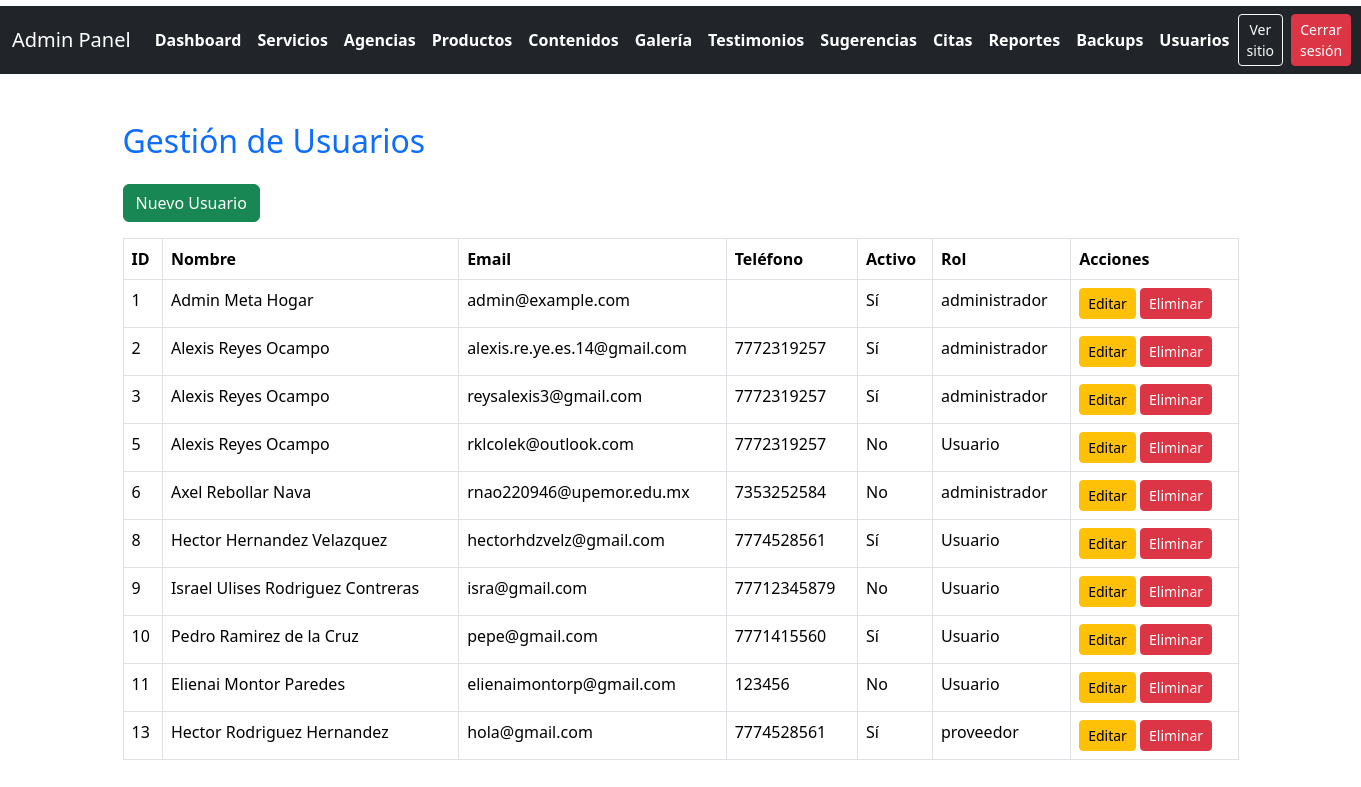
Screenshot of /public/admin/usuarios.php (signed in) with the database file from the repository.
### tables this page shows
CREATE TABLE `usuario` (
  `idUsuario` int(11) NOT NULL,
  `Nombre` varchar(60) NOT NULL,
  `ApellidoP` varchar(60) NOT NULL,
  `ApellidoM` varchar(60) NOT NULL,
  `Email` varchar(100) NOT NULL,
  `PasswordHash` varchar(255) NOT NULL,
  `Telefono` varchar(25) NOT NULL,
  `FechaRegistro` datetime NOT NULL DEFAULT current_timestamp(),
  `Activo` tinyint(1) NOT NULL DEFAULT 1,
  `Tipo` varchar(45) NOT NULL,
  `FechaActualizacion` datetime DEFAULT NULL,
  `IntentosFallidos` int(11) NOT NULL DEFAULT 0,
  `BloqueadoHasta` datetime DEFAULT NULL,
  `PasswordResetToken` varchar(64) DEFAULT NULL,
  `PasswordResetExpires` datetime DEFAULT NULL
);

CREATE TABLE `rol` (
  `idRol` int(11) NOT NULL,
  `Nombre` varchar(45) NOT NULL,
  `Descripcion` varchar(255) NOT NULL
);

### app/models/Usuario.php (called while the page is built, shortened)
<?php
class Usuario {
    public static function getAll($pdo) {
        $sql = 'SELECT u.*, r.Nombre AS Rol FROM Usuario u
                LEFT JOIN UsuarioRol ur ON u.idUsuario = ur.Usuario_idUsuario
                LEFT JOIN Rol r ON ur.Rol_idRol = r.idRol';
        $stmt = $pdo->query($sql);
        return $stmt->fetchAll();
    }
}
?>

### public/admin/usuarios.php (the view, shortened to what this page needs)
<?php
require_once '../../app/config/db.php';
require_once '../../app/models/Usuario.php';
$usuarios = Usuario::getAll($pdo);
?>
<!DOCTYPE html>
<html lang="es">
<head>
    <link rel="stylesheet" href="../assets/css/style.css">
    <link href="https://cdn.jsdelivr.net/npm/bootstrap@5.3.2/dist/css/bootstrap.min.css" rel="stylesheet">
</head>
<body>
<?php include __DIR__ . '/partials/admin_nav.php'; ?>
    <div class="container py-5">
        <h2 class="text-primary mb-4">Gestión de Usuarios</h2>
        <a href="usuario_nuevo.php" class="btn btn-success mb-3">Nuevo Usuario</a>
        <table class="table table-bordered table-hover">
            <thead>
                <tr>
                    <th>ID</th>
                    <th>Nombre</th>
                    <th>Email</th>
                    <th>Teléfono</th>
                    <th>Activo</th>
                    <th>Rol</th>
                    <th>Acciones</th>
                </tr>
            </thead>
            <tbody>
                <?php foreach ($usuarios as $u): ?>
                <tr>
                    <td><?= $u['idUsuario'] ?></td>
                    <td><?= $u['Nombre'] ?> <?= $u['ApellidoP'] ?> <?= $u['ApellidoM'] ?></td>
                    <td><?= $u['Email'] ?></td>
                    <td><?= $u['Telefono'] ?></td>
                    <td><?= $u['Activo'] ? 'Sí' : 'No' ?></td>
                    <td><?= $u['Rol'] ?></td>
                    <td>
                        <a href="usuario_editar.php?id=<?= $u['idUsuario'] ?>" class="btn btn-sm btn-warning">Editar</a>
                        <a href="../../app/controllers/UserController.php?eliminar=<?= $u['idUsuario'] ?>" class="btn btn-sm btn-danger" onclick="return confirm('¿Eliminar usuario?')">Eliminar</a>
                    </td>
                </tr>
                <?php endforeach; ?>
            </tbody>
        </table>
    </div>
</body>
</html>

### public/assets/css/style.css (style rules this page uses)
body { font-family: 'Segoe UI', Arial, sans-serif; background-color: #f8f9fa; color: #333; }
h1, h2, h3, h4 { font-weight: 700; }
.text-primary { color: #007bff !important; }
:root { --red: #e60000; --purple: #7b2ad1; --yellow: #fff176; --title-yellow: #ffe56b; --nav-height: 110px; --font-sans: "Helvetica Neue", Arial, Helvetica, sans-serif; }
* { box-sizing: border-box; }
body { margin: 0; font-family: var(--font-sans); background: #fff; }

### rows the page displays
usuario: idUsuario "1", Nombre "Admin", ApellidoP "Meta", ApellidoM "Hogar", Email "admin@example.com", Activo "Sí", rol.Nombre "administrador"
usuario: idUsuario "2", Nombre "Alexis", ApellidoP "Reyes", ApellidoM "Ocampo", Email "alexis.re.ye.es.14@gmail.com", Telefono "7772319257", Activo "Sí", rol.Nombre "administrador"
usuario: idUsuario "3", Nombre "Alexis", ApellidoP "Reyes", ApellidoM "Ocampo", Email "reysalexis3@gmail.com", Telefono "7772319257", Activo "Sí", rol.Nombre "administrador"
usuario: idUsuario "5", Nombre "Alexis", ApellidoP "Reyes", ApellidoM "Ocampo", Email "rklcolek@outlook.com", Telefono "7772319257", Activo "No", rol.Nombre "Usuario"
usuario: idUsuario "6", Nombre "Axel", ApellidoP "Rebollar", ApellidoM "Nava", Email "rnao220946@upemor.edu.mx", Telefono "7353252584", Activo "No", rol.Nombre "administrador"
usuario: idUsuario "8", Nombre "Hector", ApellidoP "Hernandez", ApellidoM "Velazquez", Email "hectorhdzvelz@gmail.com", Telefono "7774528561", Activo "Sí", rol.Nombre "Usuario"
usuario: idUsuario "9", Nombre "Israel Ulises", ApellidoP "Rodriguez", ApellidoM "Contreras", Email "isra@gmail.com", Telefono "77712345879", Activo "No", rol.Nombre "Usuario"
usuario: idUsuario "10", Nombre "Pedro", ApellidoP "Ramirez", ApellidoM "de la Cruz", Email "pepe@gmail.com", Telefono "7771415560", Activo "Sí", rol.Nombre "Usuario"
usuario: idUsuario "11", Nombre "Elienai", ApellidoP "Montor", ApellidoM "Paredes", Email "elienaimontorp@gmail.com", Telefono "123456", Activo "No", rol.Nombre "Usuario"
usuario: idUsuario "13", Nombre "Hector", ApellidoP "Rodriguez", ApellidoM "Hernandez", Email "hola@gmail.com", Telefono "7774528561", Activo "Sí", rol.Nombre "proveedor"
